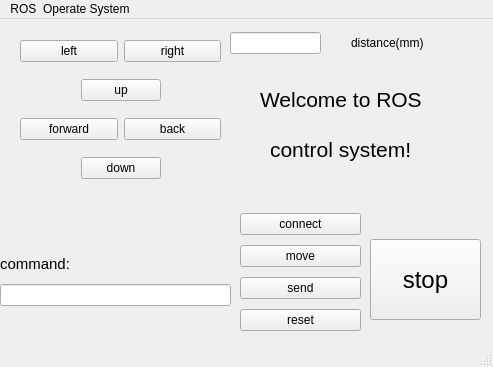
<?xml version="1.0" encoding="UTF-8"?>
<ui version="4.0">
 <class>MainWindow</class>
 <widget class="QMainWindow" name="MainWindow">
  <property name="geometry">
   <rect>
    <x>0</x>
    <y>0</y>
    <width>493</width>
    <height>367</height>
   </rect>
  </property>
  <property name="windowTitle">
   <string>MainWindow</string>
  </property>
  <widget class="QWidget" name="centralwidget">
   <widget class="QPushButton" name="butstop">
    <property name="geometry">
     <rect>
      <x>370</x>
      <y>220</y>
      <width>111</width>
      <height>81</height>
     </rect>
    </property>
    <property name="font">
     <font>
      <pointsize>18</pointsize>
     </font>
    </property>
    <property name="text">
     <string>stop</string>
    </property>
    <property name="iconSize">
     <size>
      <width>20</width>
      <height>20</height>
     </size>
    </property>
   </widget>
   <widget class="QWidget" name="horizontalLayoutWidget">
    <property name="geometry">
     <rect>
      <x>240</x>
      <y>190</y>
      <width>121</width>
      <height>126</height>
     </rect>
    </property>
    <layout class="QHBoxLayout" name="horizontalLayout_2">
     <item>
      <layout class="QVBoxLayout" name="verticalLayout">
       <item>
        <widget class="QPushButton" name="butconnect">
         <property name="text">
          <string>connect</string>
         </property>
        </widget>
       </item>
       <item>
        <widget class="QPushButton" name="butmove">
         <property name="text">
          <string>move</string>
         </property>
        </widget>
       </item>
       <item>
        <widget class="QPushButton" name="butsend">
         <property name="text">
          <string>send</string>
         </property>
        </widget>
       </item>
       <item>
        <widget class="QPushButton" name="butreset">
         <property name="text">
          <string>reset</string>
         </property>
        </widget>
       </item>
      </layout>
     </item>
    </layout>
   </widget>
   <widget class="QWidget" name="layoutWidget">
    <property name="geometry">
     <rect>
      <x>230</x>
      <y>10</y>
      <width>194</width>
      <height>28</height>
     </rect>
    </property>
    <layout class="QHBoxLayout" name="layoutdist">
     <item>
      <widget class="QLineEdit" name="linedist"/>
     </item>
     <item>
      <spacer name="spacer1">
       <property name="orientation">
        <enum>Qt::Horizontal</enum>
       </property>
       <property name="sizeHint" stdset="0">
        <size>
         <width>40</width>
         <height>20</height>
        </size>
       </property>
      </spacer>
     </item>
     <item>
      <widget class="QLabel" name="distance">
       <property name="text">
        <string>distance(mm)</string>
       </property>
      </widget>
     </item>
    </layout>
   </widget>
   <widget class="QLabel" name="label">
    <property name="geometry">
     <rect>
      <x>260</x>
      <y>50</y>
      <width>221</width>
      <height>61</height>
     </rect>
    </property>
    <property name="font">
     <font>
      <pointsize>16</pointsize>
     </font>
    </property>
    <property name="text">
     <string>Welcome to ROS </string>
    </property>
   </widget>
   <widget class="QLabel" name="label_2">
    <property name="geometry">
     <rect>
      <x>270</x>
      <y>100</y>
      <width>221</width>
      <height>61</height>
     </rect>
    </property>
    <property name="font">
     <font>
      <pointsize>16</pointsize>
     </font>
    </property>
    <property name="text">
     <string>control system!</string>
    </property>
   </widget>
   <widget class="QWidget" name="">
    <property name="geometry">
     <rect>
      <x>0</x>
      <y>230</y>
      <width>231</width>
      <height>57</height>
     </rect>
    </property>
    <layout class="QVBoxLayout" name="verticalLayout_2">
     <item>
      <widget class="QLabel" name="label_3">
       <property name="font">
        <font>
         <pointsize>11</pointsize>
        </font>
       </property>
       <property name="text">
        <string>command:</string>
       </property>
      </widget>
     </item>
     <item>
      <widget class="QLineEdit" name="linesend"/>
     </item>
    </layout>
   </widget>
   <widget class="QWidget" name="">
    <property name="geometry">
     <rect>
      <x>20</x>
      <y>10</y>
      <width>201</width>
      <height>161</height>
     </rect>
    </property>
    <layout class="QVBoxLayout" name="verticalLayout_3">
     <item>
      <layout class="QHBoxLayout" name="l_and_r">
       <item>
        <widget class="QPushButton" name="left">
         <property name="text">
          <string>left</string>
         </property>
        </widget>
       </item>
       <item>
        <widget class="QPushButton" name="right">
         <property name="text">
          <string>right</string>
         </property>
        </widget>
       </item>
      </layout>
     </item>
     <item>
      <layout class="QHBoxLayout" name="horizontalLayout_3">
       <item>
        <spacer name="spacer1_4">
         <property name="orientation">
          <enum>Qt::Horizontal</enum>
         </property>
         <property name="sizeHint" stdset="0">
          <size>
           <width>40</width>
           <height>20</height>
          </size>
         </property>
        </spacer>
       </item>
       <item>
        <widget class="QPushButton" name="up">
         <property name="text">
          <string>up</string>
         </property>
        </widget>
       </item>
       <item>
        <spacer name="spacer1_5">
         <property name="orientation">
          <enum>Qt::Horizontal</enum>
         </property>
         <property name="sizeHint" stdset="0">
          <size>
           <width>40</width>
           <height>20</height>
          </size>
         </property>
        </spacer>
       </item>
      </layout>
     </item>
     <item>
      <layout class="QHBoxLayout" name="b_and_f">
       <item>
        <widget class="QPushButton" name="forward">
         <property name="text">
          <string>forward</string>
         </property>
        </widget>
       </item>
       <item>
        <widget class="QPushButton" name="back">
         <property name="text">
          <string>back</string>
         </property>
        </widget>
       </item>
      </layout>
     </item>
     <item>
      <layout class="QHBoxLayout" name="horizontalLayout">
       <item>
        <spacer name="spacer1_2">
         <property name="orientation">
          <enum>Qt::Horizontal</enum>
         </property>
         <property name="sizeHint" stdset="0">
          <size>
           <width>40</width>
           <height>20</height>
          </size>
         </property>
        </spacer>
       </item>
       <item>
        <widget class="QPushButton" name="down">
         <property name="text">
          <string>down</string>
         </property>
        </widget>
       </item>
       <item>
        <spacer name="spacer1_3">
         <property name="orientation">
          <enum>Qt::Horizontal</enum>
         </property>
         <property name="sizeHint" stdset="0">
          <size>
           <width>40</width>
           <height>20</height>
          </size>
         </property>
        </spacer>
       </item>
      </layout>
     </item>
    </layout>
   </widget>
   <zorder>butstop</zorder>
   <zorder>horizontalLayoutWidget</zorder>
   <zorder>verticalLayoutWidget</zorder>
   <zorder>layoutWidget</zorder>
   <zorder>label</zorder>
   <zorder>label_2</zorder>
   <zorder>label_3</zorder>
   <zorder>linesend</zorder>
   <zorder>linesend</zorder>
   <zorder>spacer1_2</zorder>
   <zorder>spacer1_3</zorder>
   <zorder>layoutWidget_2</zorder>
  </widget>
  <widget class="QMenuBar" name="menubar">
   <property name="geometry">
    <rect>
     <x>0</x>
     <y>0</y>
     <width>493</width>
     <height>23</height>
    </rect>
   </property>
   <widget class="QMenu" name="menuROS">
    <property name="title">
     <string>ROS  Operate System</string>
    </property>
   </widget>
   <addaction name="menuROS"/>
  </widget>
  <widget class="QStatusBar" name="statusbar"/>
 </widget>
 <resources/>
 <connections/>
</ui>
